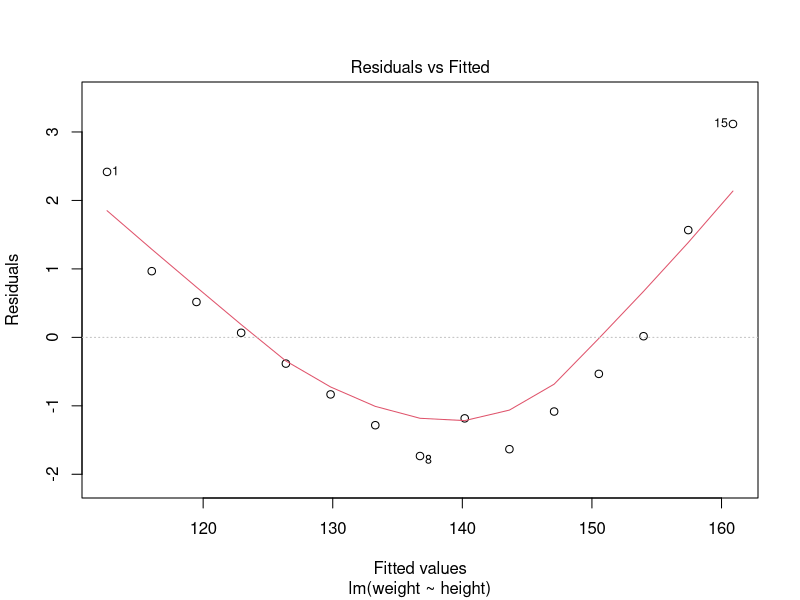
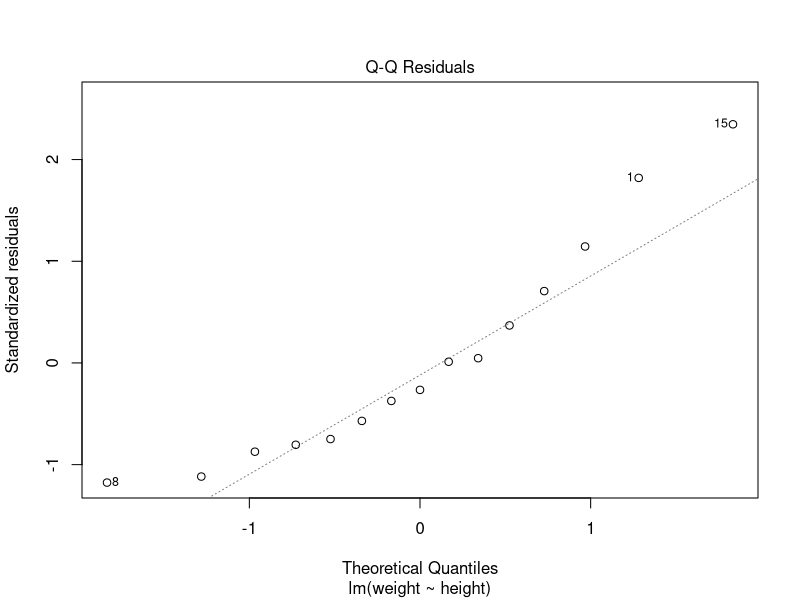
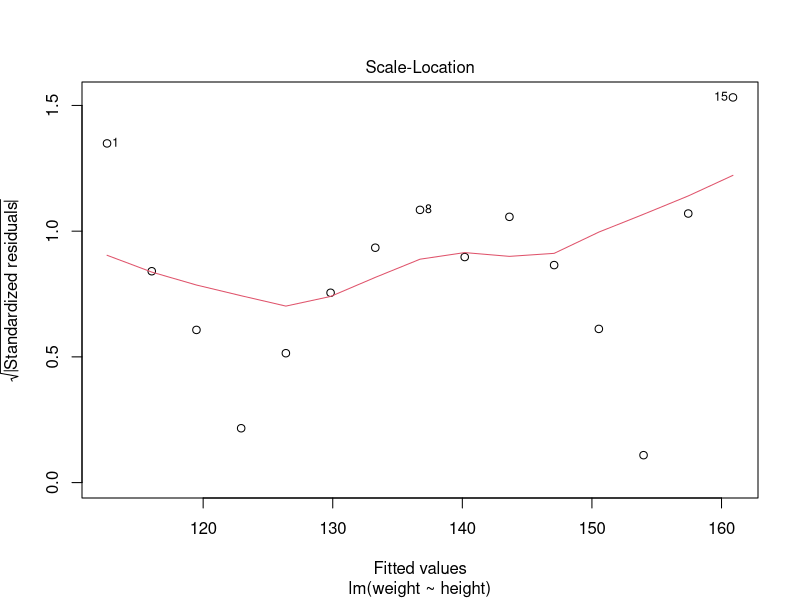
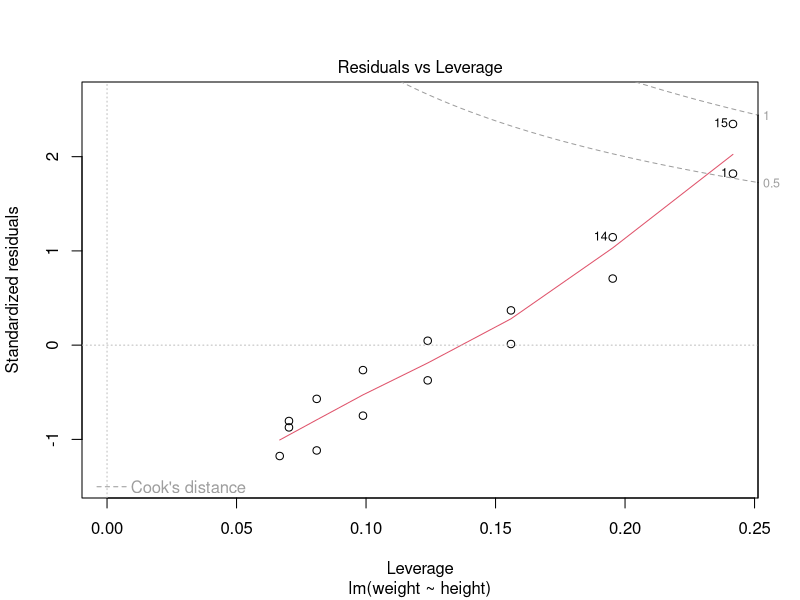

The R script that drew these images, in order:
fit = lm(weight ~ height, data=women)
summary(fit)
range(women$height)
(ndata = data.frame(height = c(58.5, 60.7)))
(p = predict(fit, newdata = ndata))
cbind(ndata,p)  
plot(fit)

sum((fitted(fit) - women$weight)^2)
